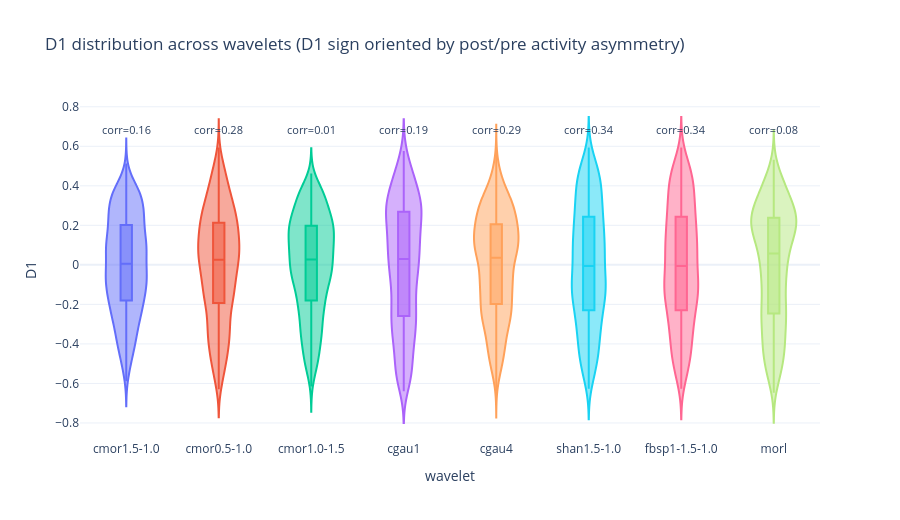

The notebook cell saved with this chart:
### Markdown cell above
#### Run the Poland daily comparison

If this is slow, reduce `CFG.max_windows` (e.g. 400–800) or reduce the number of wavelets.

### Code cell
CFG = PolandDailyConfig()
CFG.out_dir.mkdir(parents=True, exist_ok=True)

print(f"Loading Poland data from {CFG.data_dir} ...")
all_dfs = curate_stooq_dir_daily(str(CFG.data_dir), pattern="*.txt", recursive=True)
print(f"Loaded {len(all_dfs)} tickers before length filter.")

valid_tickers = [t for t, d in all_dfs.items() if d is not None and len(d) > CFG.min_len]
valid_tickers.sort(key=lambda t: len(all_dfs[t]), reverse=True)
print(f"Found {len(valid_tickers)} valid tickers (len > {CFG.min_len}).")

dfs_all = {t: all_dfs[t] for t in valid_tickers}
filtered_dfs = _prepare_daily_series(dfs_all)

print("Detecting jumps (daily)...")
jumps_df = detect_jumps_many(filtered_dfs, threshold=CFG.threshold)
print(f"Detected {len(jumps_df)} total jumps.")

if len(jumps_df) == 0:
    # Diagnostics (same as reproduce_poland_daily)
    sample_ticker, sample_df = max(filtered_dfs.items(), key=lambda kv: len(kv[1]))
    print(f"No jumps found. Plotting jump-score diagnostics for: {sample_ticker} (n={len(sample_df)})")
    scores = compute_jump_score(sample_df, price_col="close")
    fig_hist = px.histogram(scores.reset_index(), x="score", nbins=120, title=f"Jump score distribution x(t) - {sample_ticker}")
    fig_hist.add_vline(x=CFG.threshold, line_dash="dash", line_color="red")
    fig_hist.add_vline(x=-CFG.threshold, line_dash="dash", line_color="red")
    fig_hist.update_layout(template="plotly_white")
    fig_hist.show()
    raise RuntimeError("No jumps detected; adjust CFG.threshold or inspect data.")

print("Extracting aligned windows...")
X_windows, jumps_subset = _extract_aligned_windows_daily(filtered_dfs, jumps_df, window_steps=CFG.window_steps)
print(f"Extracted {len(X_windows)} valid windows.")
if len(X_windows) < 50:
    raise RuntimeError(f"Not enough windows for KPCA: n={len(X_windows)} (need ~> 50).")

# Optionally subsample for speed
X_windows, jumps_subset = _subsample_windows(X_windows, jumps_subset, max_windows=CFG.max_windows, seed=CFG.random_seed)
print(f"Using n={len(X_windows)} windows for wavelet comparison.")

asym = _activity_asymmetry(X_windows, center=CFG.window_steps)

wavelets_to_compare = list(WAVELET_CANDIDATES)
print("Wavelets:", wavelets_to_compare)

d1_by_wavelet: Dict[str, np.ndarray] = {}
corr_by_wavelet: Dict[str, float] = {}

for w in wavelets_to_compare:
    print(f"Fitting WaveletModel for wavelet={w} ...")
    d1, corr = compute_D1_for_wavelet(X_windows, asym, wavelet=w, cfg=CFG)
    d1_by_wavelet[w] = d1
    corr_by_wavelet[w] = corr
    print(f"  corr(D1, asymmetry) = {corr:.3f}")

fig = plot_D1_violin(d1_by_wavelet, corr_by_wavelet)
out_path = CFG.out_dir / "poland_daily_D1_violin_across_wavelets.html"
fig.write_html(out_path)
print(f"Saved: {out_path}")
fig.show()

# Matplotlib version (report-friendly)
try:
    import matplotlib.pyplot as plt  # type: ignore

    _apply_report_matplotlib_style()
    report_dir = report_figures_dir("2")

    order = list(d1_by_wavelet.keys())
    data = [np.asarray(d1_by_wavelet[w], dtype=float) for w in order]

    fig_mpl, ax = plt.subplots(figsize=(10.5, 4.6))
    parts = ax.violinplot(data, showmeans=False, showmedians=True, showextrema=False)
    for pc in parts.get("bodies", []):
        pc.set_facecolor("#4C78A8")
        pc.set_edgecolor("black")
        pc.set_alpha(0.35)

    ax.set_xticks(np.arange(1, len(order) + 1))
    ax.set_xticklabels(order, rotation=35, ha="right")
    ax.set_title("Poland daily: D1 distribution across wavelets")
    ax.set_xlabel("wavelet")
    ax.set_ylabel("D1")

    # annotate corr values
    flat = np.concatenate([v[np.isfinite(v)] for v in data if np.asarray(v).size], axis=0) if len(data) else np.array([])
    y_top = float(np.nanmax(flat)) if flat.size else 0.0
    for i, w in enumerate(order, start=1):
        c = float(corr_by_wavelet.get(w, 0.0))
        ax.text(i, y_top, f"corr={c:.2f}", ha="center", va="bottom", fontsize=9)

    fig_mpl.tight_layout()
    out_pdf = report_dir / "poland_daily_D1_violin_across_wavelets_mpl.pdf"
    fig_mpl.savefig(out_pdf)
    plt.close(fig_mpl)
    print(f"Saved: {out_pdf}")
except Exception as e:
    print(f"[matplotlib] could not save D1 violin: {e}")

### Figure 1 — Plotly figure (JSON) as saved in the notebook; plotly's stock layout.template omitted (floating-point values rounded to 4 significant figures; data arrays with more than 128 entries replaced by an {"elided": "..."} marker saying what was removed)
{"data": [{"alignmentgroup": "True", "box": {"visible": true}, "hovertemplate": "wavelet=%{x}<br>D1=%{y}<extra></extra>", "legendgroup": "cmor1.5-1.0", "marker": {"color": "#636efa"}, "name": "cmor1.5-1.0", "offsetgroup": "cmor1.5-1.0", "orientation": "v", "points": "outliers", "scalegroup": "True", "showlegend": true, "type": "violin", "x": {"elided": "1200 str values"}, "x0": " ", "xaxis": "x", "y": {"elided": "1200 float values"}, "y0": " ", "yaxis": "y"}, {"alignmentgroup": "True", "box": {"visible": true}, "hovertemplate": "wavelet=%{x}<br>D1=%{y}<extra></extra>", "legendgroup": "cmor0.5-1.0", "marker": {"color": "#EF553B"}, "name": "cmor0.5-1.0", "offsetgroup": "cmor0.5-1.0", "orientation": "v", "points": "outliers", "scalegroup": "True", "showlegend": true, "type": "violin", "x": {"elided": "1200 str values"}, "x0": " ", "xaxis": "x", "y": {"elided": "1200 float values"}, "y0": " ", "yaxis": "y"}, {"alignmentgroup": "True", "box": {"visible": true}, "hovertemplate": "wavelet=%{x}<br>D1=%{y}<extra></extra>", "legendgroup": "cmor1.0-1.5", "marker": {"color": "#00cc96"}, "name": "cmor1.0-1.5", "offsetgroup": "cmor1.0-1.5", "orientation": "v", "points": "outliers", "scalegroup": "True", "showlegend": true, "type": "violin", "x": {"elided": "1200 str values"}, "x0": " ", "xaxis": "x", "y": {"elided": "1200 float values"}, "y0": " ", "yaxis": "y"}, {"alignmentgroup": "True", "box": {"visible": true}, "hovertemplate": "wavelet=%{x}<br>D1=%{y}<extra></extra>", "legendgroup": "cgau1", "marker": {"color": "#ab63fa"}, "name": "cgau1", "offsetgroup": "cgau1", "orientation": "v", "points": "outliers", "scalegroup": "True", "showlegend": true, "type": "violin", "x": {"elided": "1200 str values"}, "x0": " ", "xaxis": "x", "y": {"elided": "1200 float values"}, "y0": " ", "yaxis": "y"}, {"alignmentgroup": "True", "box": {"visible": true}, "hovertemplate": "wavelet=%{x}<br>D1=%{y}<extra></extra>", "legendgroup": "cgau4", "marker": {"color": "#FFA15A"}, "name": "cgau4", "offsetgroup": "cgau4", "orientation": "v", "points": "outliers", "scalegroup": "True", "showlegend": true, "type": "violin", "x": {"elided": "1200 str values"}, "x0": " ", "xaxis": "x", "y": {"elided": "1200 float values"}, "y0": " ", "yaxis": "y"}, {"alignmentgroup": "True", "box": {"visible": true}, "hovertemplate": "wavelet=%{x}<br>D1=%{y}<extra></extra>", "legendgroup": "shan1.5-1.0", "marker": {"color": "#19d3f3"}, "name": "shan1.5-1.0", "offsetgroup": "shan1.5-1.0", "orientation": "v", "points": "outliers", "scalegroup": "True", "showlegend": true, "type": "violin", "x": {"elided": "1200 str values"}, "x0": " ", "xaxis": "x", "y": {"elided": "1200 float values"}, "y0": " ", "yaxis": "y"}, {"alignmentgroup": "True", "box": {"visible": true}, "hovertemplate": "wavelet=%{x}<br>D1=%{y}<extra></extra>", "legendgroup": "fbsp1-1.5-1.0", "marker": {"color": "#FF6692"}, "name": "fbsp1-1.5-1.0", "offsetgroup": "fbsp1-1.5-1.0", "orientation": "v", "points": "outliers", "scalegroup": "True", "showlegend": true, "type": "violin", "x": {"elided": "1200 str values"}, "x0": " ", "xaxis": "x", "y": {"elided": "1200 float values"}, "y0": " ", "yaxis": "y"}, {"alignmentgroup": "True", "box": {"visible": true}, "hovertemplate": "wavelet=%{x}<br>D1=%{y}<extra></extra>", "legendgroup": "morl", "marker": {"color": "#B6E880"}, "name": "morl", "offsetgroup": "morl", "orientation": "v", "points": "outliers", "scalegroup": "True", "showlegend": true, "type": "violin", "x": {"elided": "1200 str values"}, "x0": " ", "xaxis": "x", "y": {"elided": "1200 float values"}, "y0": " ", "yaxis": "y"}], "layout": {"annotations": [{"font": {"size": 11}, "showarrow": false, "text": "corr=0.16", "x": "cmor1.5-1.0", "xref": "x", "y": 0.5942, "yref": "y", "yshift": 18}, {"font": {"size": 11}, "showarrow": false, "text": "corr=0.28", "x": "cmor0.5-1.0", "xref": "x", "y": 0.5942, "yref": "y", "yshift": 18}, {"font": {"size": 11}, "showarrow": false, "text": "corr=0.01", "x": "cmor1.0-1.5", "xref": "x", "y": 0.5942, "yref": "y", "yshift": 18}, {"font": {"size": 11}, "showarrow": false, "text": "corr=0.19", "x": "cgau1", "xref": "x", "y": 0.5942, "yref": "y", "yshift": 18}, {"font": {"size": 11}, "showarrow": false, "text": "corr=0.29", "x": "cgau4", "xref": "x", "y": 0.5942, "yref": "y", "yshift": 18}, {"font": {"size": 11}, "showarrow": false, "text": "corr=0.34", "x": "shan1.5-1.0", "xref": "x", "y": 0.5942, "yref": "y", "yshift": 18}, {"font": {"size": 11}, "showarrow": false, "text": "corr=0.34", "x": "fbsp1-1.5-1.0", "xref": "x", "y": 0.5942, "yref": "y", "yshift": 18}, {"font": {"size": 11}, "showarrow": false, "text": "corr=0.08", "x": "morl", "xref": "x", "y": 0.5942, "yref": "y", "yshift": 18}], "height": 520, "legend": {"title": {"text": "wavelet"}, "tracegroupgap": 0}, "showlegend": false, "title": {"text": "D1 distribution across wavelets (D1 sign oriented by post/pre activity asymmetry)"}, "violinmode": "overlay", "xaxis": {"anchor": "y", "categoryarray": ["cmor1.5-1.0", "cmor0.5-1.0", "cmor1.0-1.5", "cgau1", "cgau4", "shan1.5-1.0", "fbsp1-1.5-1.0", "morl"], "categoryorder": "array", "domain": [0, 1], "title": {"text": "wavelet"}}, "yaxis": {"anchor": "x", "domain": [0, 1], "title": {"text": "D1"}}}}
